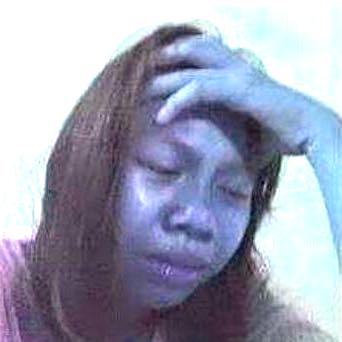
#> input picture ecomprj/media/images/EhoklGPUcAAP-oz.jpg, 342 x 342 px
$ python -i utils.py   (imports and definitions only)
#> lines starting #> are read from the running program, lines starting #| are printed output that depends on the picture
#> further down, picture is the input picture: shape (342, 342, 3); mean B, G, R 182, 161.9, 158
import cv2
import numpy as np

# [14 lines left out: function get_filtered_image, not called in this run]

def enhance_low_light(image):
    # Convert image to LAB color space
    lab = cv2.cvtColor(image, cv2.COLOR_BGR2LAB)
#> lab: shape (342, 342, 3); mean of channels 0, 1, 2 167.6, 131.7, 117

    # Split LAB channels
    l, a, b = cv2.split(lab)
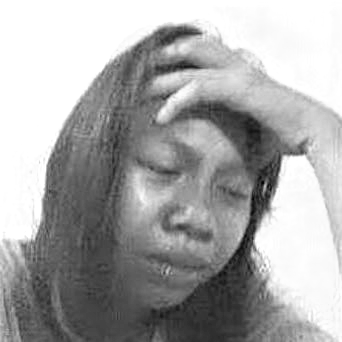
#> l: shape (342, 342); min 2, max 255, mean 167.6
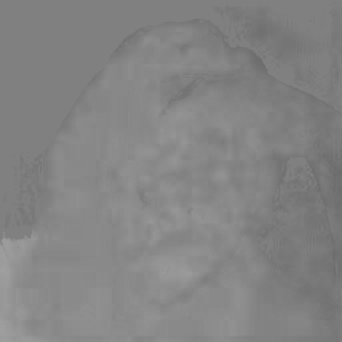
#> a: shape (342, 342); min 108, max 161, mean 131.7
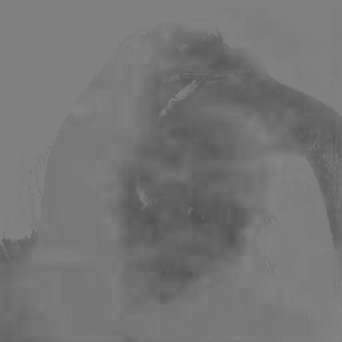
#> b: shape (342, 342); min 82, max 133, mean 117

    # Apply CLAHE (Contrast Limited Adaptive Histogram Equalization) to the L channel
    clahe = cv2.createCLAHE(clipLimit=2.0, tileGridSize=(8, 8))
    enhanced_l = clahe.apply(l)
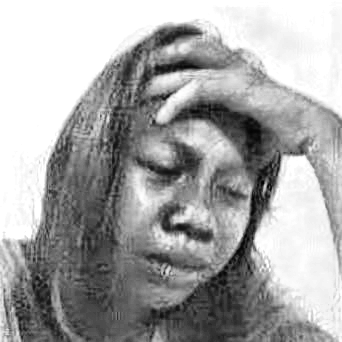
#> enhanced_l: shape (342, 342); min 1, max 255, mean 165.9

    # Merge enhanced L channel with original A and B channels
    enhanced_lab = cv2.merge((enhanced_l, a, b))
#> enhanced_lab: shape (342, 342, 3); mean of channels 0, 1, 2 165.9, 131.7, 117

    # Convert back to BGR color space
    enhanced_image = cv2.cvtColor(enhanced_lab, cv2.COLOR_LAB2BGR)
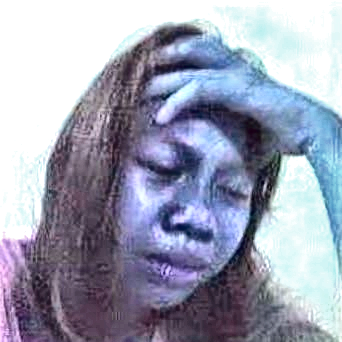
#> enhanced_image: shape (342, 342, 3); mean B, G, R 179.8, 160.4, 156.3

    return enhanced_image

# [35 lines left out: functions sharpen_image, apply_clahe, denoise_image, not called in this run]

>>> import cv2
>>> picture = cv2.imread('../media/images/EhoklGPUcAAP-oz.jpg')
>>> result = enhance_low_light(picture)

$ run again, on ecomprj/media/images/1_KUCING.png
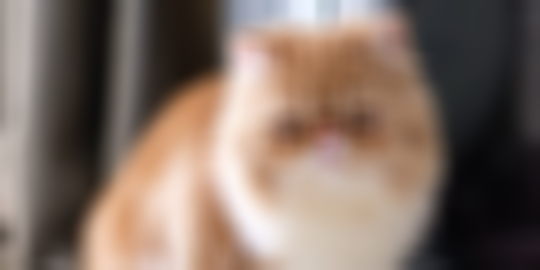
#> input picture ecomprj/media/images/1_KUCING.png, 540 x 270 px
#> picture is the input picture: shape (270, 540, 3); mean B, G, R 101.2, 111.6, 129.2
#> lab: shape (270, 540, 3); mean of channels 0, 1, 2 119.9, 133.2, 136.1
#> in enhance_low_light, `l, a, b = cv2.split(lab)`:
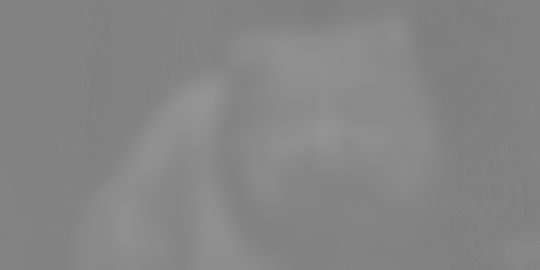
#> a: shape (270, 540); min 125, max 148, mean 133.2
#> enhanced_lab: shape (270, 540, 3); mean of channels 0, 1, 2 122.1, 133.2, 136.1
#> in enhance_low_light, `enhanced_image = cv2.cvtColor(enhanced_lab, cv2.COLOR_LAB2BGR)`:
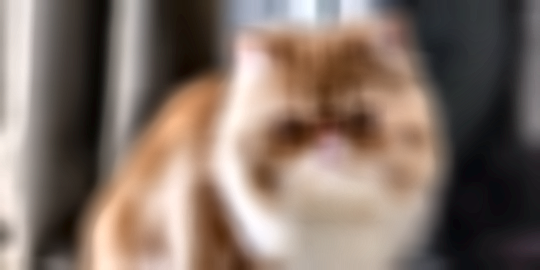
#> enhanced_image: shape (270, 540, 3); mean B, G, R 103.4, 113.8, 130.9
